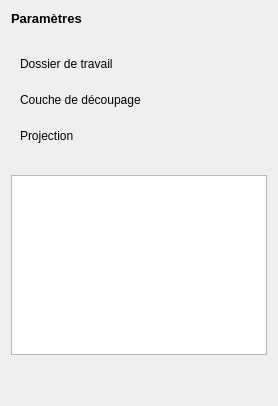
             <widget class="QWidget" name="paramsTab">
              <attribute name="title">
               <string>1 - Paramètres</string>
              </attribute>
              <layout class="QGridLayout" name="gridLayout_5">
               <item row="3" column="1">
                <spacer name="verticalSpacer">
                 <property name="orientation">
                  <enum>Qt::Vertical</enum>
                 </property>
                 <property name="sizeHint" stdset="0">
                  <size>
                   <width>20</width>
                   <height>40</height>
                  </size>
                 </property>
                </spacer>
               </item>
               <item row="0" column="0">
                <widget class="QLabel" name="paramlabel">
                 <property name="sizePolicy">
                  <sizepolicy hsizetype="Fixed" vsizetype="Fixed">
                   <horstretch>0</horstretch>
                   <verstretch>0</verstretch>
                  </sizepolicy>
                 </property>
                 <property name="font">
                  <font>
                   <pointsize>10</pointsize>
                   <weight>75</weight>
                   <bold>true</bold>
                  </font>
                 </property>
                 <property name="text">
                  <string>Paramètres</string>
                 </property>
                </widget>
               </item>
               <item row="2" column="0" colspan="2">
                <widget class="QTableView" name="paramsView">
                 <property name="enabled">
                  <bool>true</bool>
                 </property>
                 <property name="maximumSize">
                  <size>
                   <width>16777215</width>
                   <height>180</height>
                  </size>
                 </property>
                 <property name="editTriggers">
                  <set>QAbstractItemView::NoEditTriggers</set>
                 </property>
                 <property name="dragEnabled">
                  <bool>false</bool>
                 </property>
                 <property name="alternatingRowColors">
                  <bool>false</bool>
                 </property>
                 <property name="selectionBehavior">
                  <enum>QAbstractItemView::SelectItems</enum>
                 </property>
                 <property name="sortingEnabled">
                  <bool>false</bool>
                 </property>
                </widget>
               </item>
               <item row="1" column="0" colspan="2">
                <widget class="QFrame" name="frame_12">
                 <property name="sizePolicy">
                  <sizepolicy hsizetype="Expanding" vsizetype="Fixed">
                   <horstretch>0</horstretch>
                   <verstretch>0</verstretch>
                  </sizepolicy>
                 </property>
                 <property name="minimumSize">
                  <size>
                   <width>0</width>
                   <height>137</height>
                  </size>
                 </property>
                 <property name="frameShape">
                  <enum>QFrame::NoFrame</enum>
                 </property>
                 <property name="frameShadow">
                  <enum>QFrame::Raised</enum>
                 </property>
                 <layout class="QGridLayout" name="gridLayout">
                  <item row="2" column="1">
                   <widget class="QgsProjectionSelectionWidget" name="paramsCrs">
                    <property name="sizePolicy">
                     <sizepolicy hsizetype="Expanding" vsizetype="Fixed">
                      <horstretch>0</horstretch>
                      <verstretch>0</verstretch>
                     </sizepolicy>
                    </property>
                   </widget>
                  </item>
                  <item row="0" column="1">
                   <widget class="QgsFileWidget" name="workspace">
                    <property name="sizePolicy">
                     <sizepolicy hsizetype="Expanding" vsizetype="Fixed">
                      <horstretch>0</horstretch>
                      <verstretch>0</verstretch>
                     </sizepolicy>
                    </property>
                   </widget>
                  </item>
                  <item row="1" column="1">
                   <widget class="QgsFileWidget" name="extentLayer">
                    <property name="sizePolicy">
                     <sizepolicy hsizetype="Expanding" vsizetype="Fixed">
                      <horstretch>0</horstretch>
                      <verstretch>0</verstretch>
                     </sizepolicy>
                    </property>
                   </widget>
                  </item>
                  <item row="1" column="0">
                   <widget class="QLabel" name="label_45">
                    <property name="sizePolicy">
                     <sizepolicy hsizetype="Fixed" vsizetype="Fixed">
                      <horstretch>0</horstretch>
                      <verstretch>0</verstretch>
                     </sizepolicy>
                    </property>
                    <property name="text">
                     <string>Couche de découpage</string>
                    </property>
                   </widget>
                  </item>
                  <item row="2" column="0">
                   <widget class="QLabel" name="label_47">
                    <property name="sizePolicy">
                     <sizepolicy hsizetype="Fixed" vsizetype="Fixed">
                      <horstretch>0</horstretch>
                      <verstretch>0</verstretch>
                     </sizepolicy>
                    </property>
                    <property name="text">
                     <string>Projection</string>
                    </property>
                   </widget>
                  </item>
                  <item row="0" column="0">
                   <widget class="QLabel" name="label_44">
                    <property name="sizePolicy">
                     <sizepolicy hsizetype="Fixed" vsizetype="Fixed">
                      <horstretch>0</horstretch>
                      <verstretch>0</verstretch>
                     </sizepolicy>
                    </property>
                    <property name="text">
                     <string>Dossier de travail</string>
                    </property>
                   </widget>
                  </item>
                 </layout>
                </widget>
               </item>
              </layout>
             </widget>
